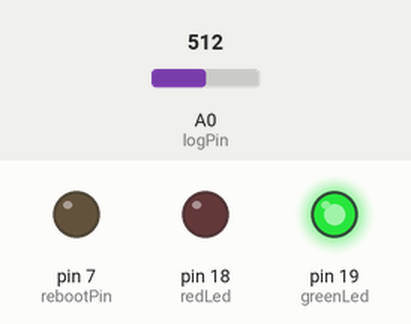
This sketch was run on a simulated Arduino Uno, built with avr-gcc and run on an emulated ATmega328P. Shown: output pins drawn as LEDs (lit = HIGH). The inputs (shaded band) are chosen by the test bench; at power-on: A0 (logPin) = 512. No MQTT or app messages arrive unless stated.

Above: at 1.2 s.
1.3 s: A0 (logPin) set to 269
2.8 s: A0 (logPin) set to 242
At 4.0 s:
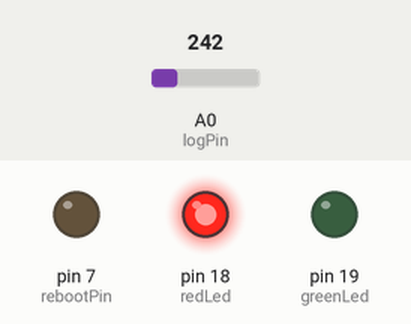
4.3 s: A0 (logPin) set to 266
At 5.1 s:
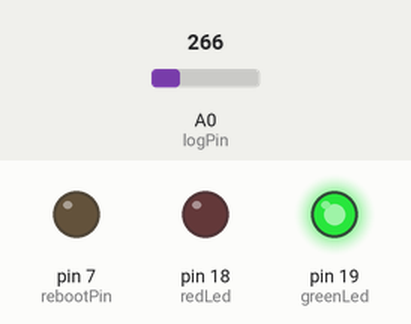
5.8 s: A0 (logPin) set to 246
At 6.3 s:
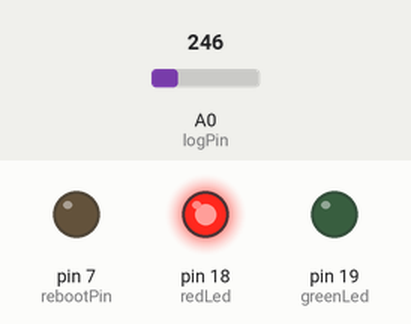
Timing chart, 0 to 8.3 s (numbered marks = the images above; inputs shaded):
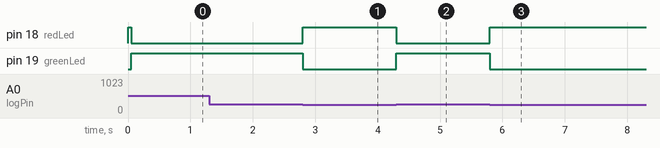

Measured:
- the behaviour switches between 257 and 256 on A0 (logPin) (found by bisection; images 0 and 1)
- after the input at 1.3 s, every drawn part: stays the same
- after the input at 2.8 s, pin 18 (redLed): LOW → HIGH at once; pin 19 (greenLed): HIGH → LOW at once
- after the input at 4.3 s, pin 18 (redLed): HIGH → LOW at once; pin 19 (greenLed): LOW → HIGH at once
- after the input at 5.8 s, pin 18 (redLed): LOW → HIGH at once; pin 19 (greenLed): HIGH → LOW at once

The sketch:

TransportRFID.ino
```cpp
#define OUT_RFID_OK "1"
#define OUT_RFID_NO "0"
#define OUT_RFID_OK_SILENT "9"
#define OUT_RFID_NO_SILENT "8"

#include <Ethernet.h>
#include <MQTTClient.h>
#include <avr/wdt.h>

byte mac[] = { 0x44, 0xAD, 0xBE, 0x04, 0xFE, 0xED };
byte ip[] = { 192, 168, 0, 11 }; // <- change to match your network

#define logPin A0
#define greenLed 19
#define redLed 18

EthernetClient net;
MQTTClient client;

#define rebootPin 7
void __init();

void setup() {
  Serial.begin(9600);
  pinMode(rebootPin, OUTPUT);
  digitalWrite(rebootPin, LOW);
  pinMode(greenLed, OUTPUT);
  pinMode(redLed, OUTPUT);
  digitalWrite(greenLed, LOW);
  digitalWrite(redLed, HIGH);
  Ethernet.begin(mac, ip);
  client.begin("192.168.0.91", net);
  connect();

  __init();
}

void connect() {
  int n = 0;
  while (!client.connect("sair")) {
    delay(1000);
    n++;
    if (n > 5)
      hard_Reboot();
  }
  client.subscribe("space/reset");
  client.subscribe("space/ping/in");
  client.subscribe("space/air/in");
  client.subscribe("space/air/reset");
}

void hard_Reboot()
{
  Serial.println("REBOOT");
  delay(500);
  digitalWrite(rebootPin, HIGH);
}

bool ok = false;
bool firstCall = true;
bool manual = false;

void __init()
{
  firstCall = true;
  manual = false;
}

void loop() {
  client.loop();

  if (!client.connected()) {
    connect();
  }

  if (manual)
    return;

  // publish a message roughly every second.
  if (analogRead(A0) > 256) {
    if (!ok || firstCall)
    {
      firstCall = false;
      ok = true;
      digitalWrite(greenLed, HIGH);
      digitalWrite(redLed, LOW);
      client.publish("space/air/out", OUT_RFID_OK);
    }

  }
  else if (ok || firstCall)
  {
    firstCall = false;
    ok = false;
    digitalWrite(greenLed, LOW);
    digitalWrite(redLed, HIGH);
    client.publish("space/air/out", OUT_RFID_NO);
  }
}

void messageReceived(String topic, String payload, char * bytes, unsigned int length) {
  if (payload == "r")
  {
    hard_Reboot();
  }
  else if (payload == "i")
  {
    __init();
  }
  else if (payload == "a")
  {
    client.publish("space/air/out", ok ? OUT_RFID_OK_SILENT : OUT_RFID_NO_SILENT);
  }
  else if (payload == "p")
  {
    client.publish("space/ping/out", "air");
  }
  else if (payload == "o")
  {
    manual = true;
  }
}


//             511
//91
//92
//183
//250
//321

//A5: 91
//A4: 250
//A3: 508
//A2: 183
//A1: 320
//A0: 92
```
